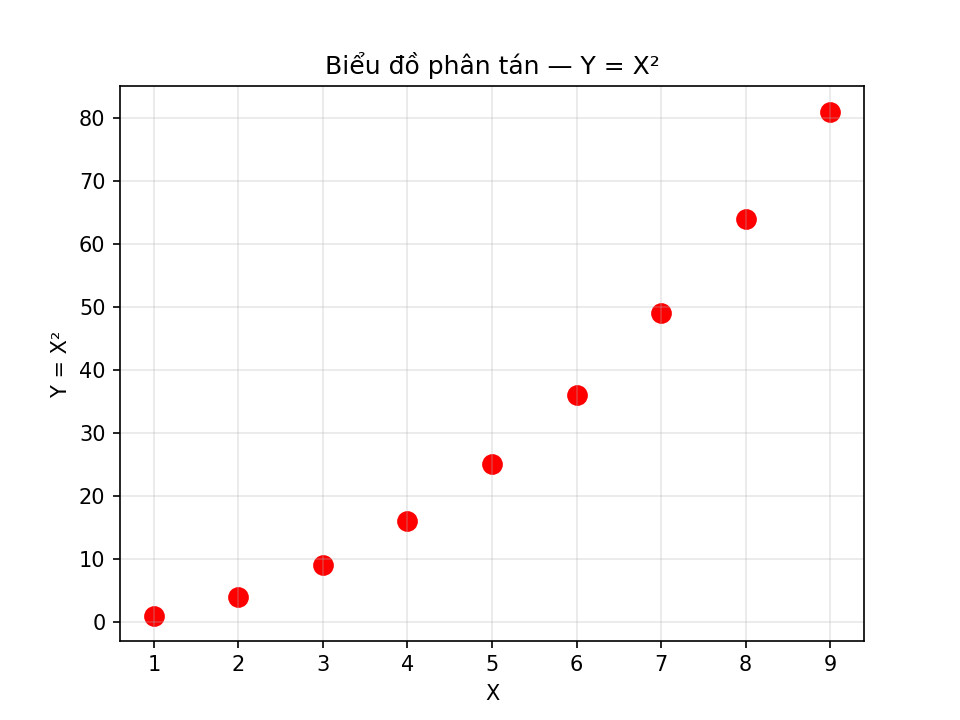

The script that saved this image:
import matplotlib
matplotlib.use('Agg')
import matplotlib.pyplot as plt

data = {
    "x": list(range(1, 10)),
    "y": [i**2 for i in range(1, 10)]
}

# Biểu đồ phân tán với marker hình tròn
plt.scatter(data['x'], data['y'], marker='o', color='red', s=80)
plt.xlabel('X')
plt.ylabel('Y = X²')
plt.title('Biểu đồ phân tán — Y = X²')
plt.grid(True, alpha=0.3)
plt.savefig('plt_2.png', dpi=150)
print('Saved: plt_2.png')
